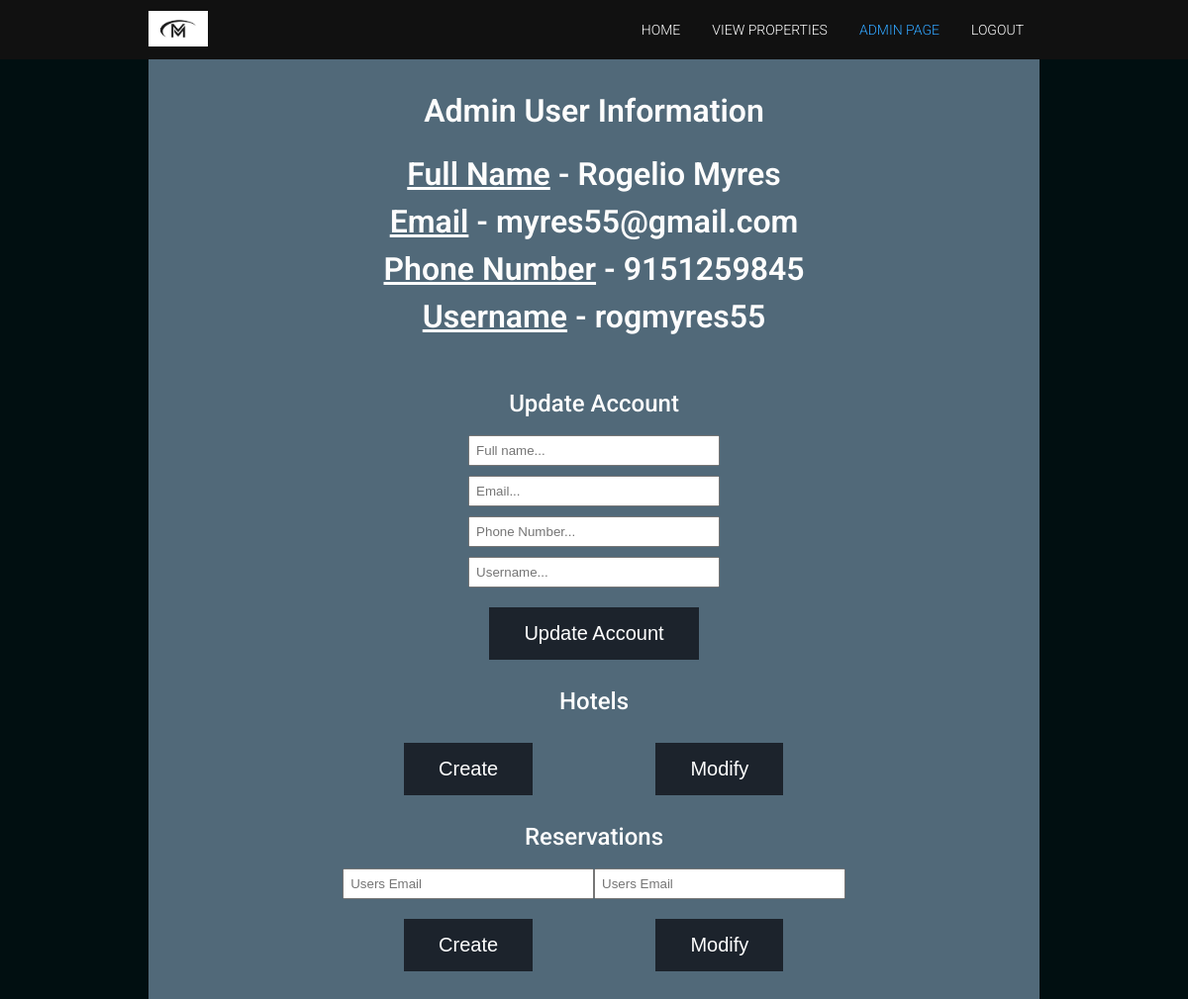
The page /adminProfile.php (signed in) on the database its author committed.
### tables this page shows
CREATE TABLE `users` (
  `usersId` int(11) NOT NULL,
  `usersName` varchar(128) NOT NULL,
  `usersEmail` varchar(128) NOT NULL,
  `usersPhone` varchar(10) NOT NULL,
  `usersUid` varchar(128) NOT NULL,
  `usersPwd` varchar(128) NOT NULL,
  `isAdmin` tinyint(1) DEFAULT NULL
);

### adminProfile.php (the view, shortened to what this page needs)
<?php
include_once "header.php";
include_once "includes/dbh.inc.php";
?>
<div class="wrapper">
<section class="signup-form">
  <h1> Admin User Information<h1>
    <?php
    if(isset($_SESSION["userid"]))
    {
      $userID = $_SESSION["userid"];
      $sql = "SELECT * from users WHERE usersId = ? ";
      $stmt = mysqli_stmt_init($conn);
      if(!mysqli_stmt_prepare($stmt, $sql)) {
        header("location: adminProfile.php?error=stmtfailed");
        exit();
      }
      mysqli_stmt_bind_param($stmt, "s", $userID);
      mysqli_stmt_execute($stmt);
      $result = mysqli_stmt_get_result($stmt);
      $row = mysqli_fetch_assoc($result);
      $username = $row["usersName"];
      $useremail = $row["usersEmail"];
      $usersphone = $row["usersPhone"];
      $usersuname = $row["usersUid"];
      echo "<u>Full Name</u> - $username<br>";
      echo "<br>";
      echo "<u>Email</u> - $useremail<br>";
      echo "<br>";
      echo "<u>Phone Number</u> - $usersphone<br>";
      echo "<br>";
      echo "<u>Username</u> - $usersuname<br>";
      echo "<br>";
    }
    ?>
  <h2>Update Account</h2>
  <div class="signup-form-form">
    <form action="includes/update.inc.php" method="post">
      <input type="text" name="name" placeholder="Full name...">
      <input type="text" name="email" placeholder="Email...">
      <input type="text" name="phone" placeholder="Phone Number...">
      <input type="text" name="uid" placeholder="Username...">
      <button type="submit" class="button" name="update">Update Account</button>
    </form>
  </div>
   <h2>Hotels</h2>
  <div class="signup-form-form">
      <form action="createHotel.php" method="post">
        <button type="submit" class="button" name="CreateHot">Create</button>
      </form>
      <form action="modifyHotel.php" method="post">
        <button type="submit" class="button" name="ModifyHot">Modify</button>
      </form>
  </div>
  <h2>Reservations</h2>
    <div class="signup-form-form">
      <form action="reserve.php" method="post">
        <input type="text" name="uEmail" placeholder="Users Email">
        <button type="submit" class="button" name="CreateRes">Create</button>
      </form>
      <form action="userReservations.php" method="post">
        <input type="text" name="uEmail" placeholder="Users Email">
        <button type="submit" class="button" name="ModifyRes">Modify</button>
      </form>
    </div>
</div>
<?php
  include_once 'footer.php';
?>

### css/style.css (style rules this page uses)
body { background-color: rgb(1, 15, 17); }
.wrapper { width: 900px; margin: 0 auto; }
h1, h2, h3, h4, h5, h6, p { font-family: 'Roboto', sans-serif; color: rgb(253, 253, 253); line-height: 24px; }
h1 { font-weight: 600; font-size: 32px; padding: 20px 0; text-align: center; }
h2 { font-weight: 500; font-size: 24px; padding: 20px 0; text-align: center; }
section { background-color: rgb(81, 105, 121); width: 94%; padding: 20px 3%; width: auto; height: auto; }
.signup-form-form { display: flex; justify-content: center; }
.signup-form form { width: 30%; text-align: center; }
.signup-form form input { width: calc(100% - 16px); padding: 6px; margin-bottom: 10px; }
.signup-form form button { display: block; padding: 15px 35px; margin: 10px auto; cursor: pointer; }
.button { background-color: #1c232c; border: none; margin-top: 10px; margin-bottom: 10px; justify-content: normal; color: white; padding: 15px 40px; text-decoration: none; font-size: 20px; text-align: center; vertical-align: middle; }

### rows shown on the page
users: usersName "Rogelio Myres", usersEmail "myres55@gmail.com", usersPhone "9151259845", usersUid "rogmyres55"
